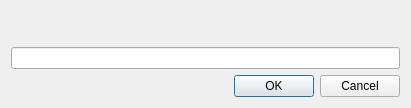
<?xml version="1.0" encoding="UTF-8"?>
<ui version="4.0">
 <class>ScalarDialog</class>
 <widget class="QDialog" name="ScalarDialog">
  <property name="geometry">
   <rect>
    <x>0</x>
    <y>0</y>
    <width>411</width>
    <height>108</height>
   </rect>
  </property>
  <property name="windowTitle">
   <string>Dialog</string>
  </property>
  <layout class="QVBoxLayout" name="verticalLayout">
   <item>
    <widget class="QLabel" name="lblTitle">
     <property name="text">
      <string/>
     </property>
    </widget>
   </item>
   <item>
    <widget class="QLineEdit" name="lineEdit"/>
   </item>
   <item>
    <widget class="QDialogButtonBox" name="buttonBox">
     <property name="orientation">
      <enum>Qt::Horizontal</enum>
     </property>
     <property name="standardButtons">
      <set>QDialogButtonBox::Cancel|QDialogButtonBox::Ok</set>
     </property>
    </widget>
   </item>
  </layout>
 </widget>
 <resources/>
 <connections>
  <connection>
   <sender>buttonBox</sender>
   <signal>accepted()</signal>
   <receiver>ScalarDialog</receiver>
   <slot>accept()</slot>
   <hints>
    <hint type="sourcelabel">
     <x>248</x>
     <y>254</y>
    </hint>
    <hint type="destinationlabel">
     <x>157</x>
     <y>274</y>
    </hint>
   </hints>
  </connection>
  <connection>
   <sender>buttonBox</sender>
   <signal>rejected()</signal>
   <receiver>ScalarDialog</receiver>
   <slot>reject()</slot>
   <hints>
    <hint type="sourcelabel">
     <x>316</x>
     <y>260</y>
    </hint>
    <hint type="destinationlabel">
     <x>286</x>
     <y>274</y>
    </hint>
   </hints>
  </connection>
 </connections>
</ui>
